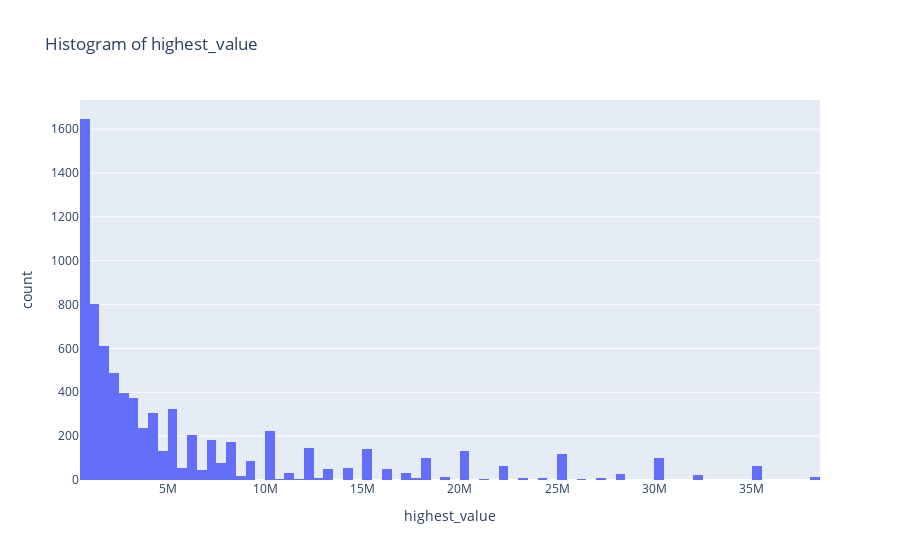

Source (notebook cell):
### Code cell
fig = px.histogram(player, x='highest_value', title='Histogram of highest_value')
fig.update_layout(xaxis_title='highest_value')
fig.show()

### Figure 1 — Plotly figure (JSON) as saved in the notebook; plotly's stock layout.template omitted (floating-point values rounded to 4 significant figures; data arrays with more than 128 entries replaced by an {"elided": "..."} marker saying what was removed)
{"data": [{"alignmentgroup": "True", "bingroup": "x", "hovertemplate": "highest_value=%{x}<br>count=%{y}<extra></extra>", "legendgroup": "", "marker": {"color": "#636efa", "pattern": {"shape": ""}}, "name": "", "offsetgroup": "", "orientation": "v", "showlegend": false, "type": "histogram", "x": {"elided": "7617 int values"}, "xaxis": "x", "yaxis": "y"}], "layout": {"barmode": "relative", "legend": {"tracegroupgap": 0}, "title": {"text": "Histogram of highest_value"}, "xaxis": {"anchor": "y", "domain": [0, 1], "title": {"text": "highest_value"}}, "yaxis": {"anchor": "x", "domain": [0, 1], "title": {"text": "count"}}}}
